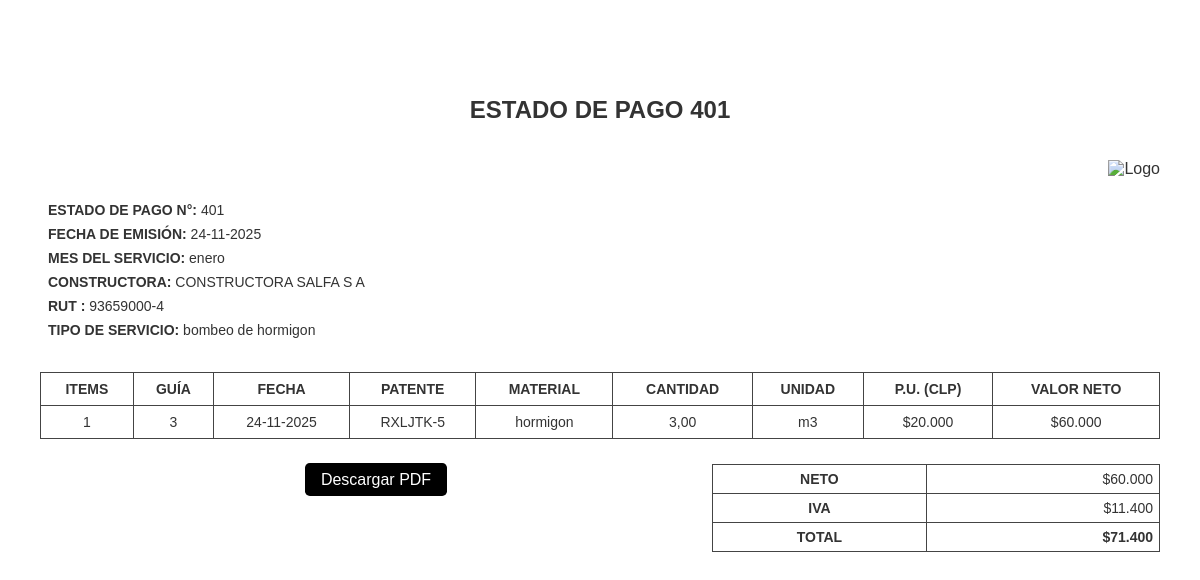
The app's page /estado-pago/mixnow/401/ (signed in) with its own data.
### app/models.py (models this page shows, shortened)
class EstadosdePago(models.Model):
    fecha_emision = models.DateField()
    mes_servicio = models.CharField(max_length=20)
    tipo_servicio = models.CharField(max_length=50)
    cliente = models.ForeignKey(Cliente, on_delete=models.CASCADE, null=True, blank=True)
    usar_uf = models.BooleanField(default=False)
    valor_uf = models.DecimalField(max_digits=10, decimal_places=2, null=True, blank=True)
    IVA = Decimal('0.19')
    def total_neto_edp(self):
        total = sum(item.valor_neto_por_item() for item in self.items.all())
        total = Decimal(str(total))
        if self.usar_uf and self.valor_uf:
            clp_total = total * Decimal(str(self.valor_uf))
            return clp_total.quantize(Decimal('1'), rounding=ROUND_DOWN)
        return total.quantize(Decimal('1'), rounding=ROUND_DOWN)
    def total_con_iva_edp(self):
        iva = Decimal(str(self.total_neto_edp())) * self.IVA
        return iva.quantize(Decimal('1'), rounding=ROUND_DOWN)
    def total_general_edp(self):
        total = Decimal(str(self.total_neto_edp())) + Decimal(str(self.total_con_iva_edp()))
        return total.quantize(Decimal('1'), rounding=ROUND_DOWN)

class Cliente(models.Model):
    Rut = models.CharField(max_length=12)
    cliente = models.CharField(max_length=100)
    telefono = models.CharField(validators=[telefono_validator], max_length=12, blank=True, null=True, default='')
    obra = models.CharField(max_length=50, blank=True, null=True, default='')
    persona_contacto = models.CharField(max_length=50)

class Itemepp(models.Model):
    estados_de_pago = models.ForeignKey(EstadosdePago, on_delete=models.CASCADE, related_name='items')
    guia = models.IntegerField()
    fecha_item = models.DateField()
    material = models.CharField(max_length=50)
    cantidad = models.DecimalField(max_digits=10, decimal_places=2)
    patente = models.CharField(max_length=20)
    unidad = models.CharField(max_length=10)
    precio_unitario = models.DecimalField(max_digits=10, decimal_places=2)
    def valor_neto_por_item(self):
        total = Decimal(str(self.precio_unitario)) * Decimal(str(self.cantidad))
        return total.quantize(Decimal('1'), rounding=ROUND_DOWN)

### app/views.py (the view)
# urls.py: path('estado-pago/mixnow/<int:estado_id>/', views.EstadoPagoMixNowView.as_view(), name='estado_pago_mixnow'),
@method_decorator(user_passes_test(lambda u: u.is_superuser), name='dispatch')
class EstadoPagoMixNowView(DetailView):
    model = EstadosdePago
    template_name = "clientes/estado_pago_mixnow.html"
    context_object_name = "estado"
    def get_object(self):
        estado_id = self.kwargs.get('estado_id')
        return EstadosdePago.objects.get(id=estado_id)
    def get_context_data(self, **kwargs):
        context = super().get_context_data(**kwargs)
        context['items'] = self.object.items.all()
        context['total_neto_edp'] = self.object.total_neto_edp()
        context['total_con_iva_edp'] = self.object.total_con_iva_edp()
        context['total_general_edp'] = self.object.total_general_edp()
        context['cliente'] = self.object.cliente
        return context

### app/templatetags/clp_filter.py (called while the page is built)
@register.filter
def clp(value):
    try:
        if value is None or value == '':
            return value
        try:
            val = Decimal(value)
        except InvalidOperation:
            val = Decimal(str(value))
        val_int = int(val.quantize(Decimal('1'), rounding=ROUND_DOWN))
        return f"{val_int:,}".replace(",", ".")
    except Exception:
        return value

### app/templates/clientes/estado_pago_mixnow.html (shortened to what this page needs)
<!DOCTYPE html>
<html lang="es">
<head>
</head>
<body>
{% load clp_filter %}
  <div style="text-align: center; margin-bottom: 20px;">
      <h2 style="margin: 0; margin-top: 6rem">ESTADO DE PAGO {{ estado.id }}</h2>
  </div>
  <div style="text-align: right; margin-bottom: 20px;">
      <img src="https://res.cloudinary.com/dbn15ujjz/image/upload/v1760025100/logomixnow_bwe9nj.png"
          alt="Logo"
          style="height: 4rem; margin-top: 1rem;">
  </div>
  <table class="header-table">
    <tr><td><b>ESTADO DE PAGO N°:</b> {{ estado.id }}</td></tr>
    <tr><td><b>FECHA DE EMISIÓN:</b> {{ estado.fecha_emision|date:"d-m-Y" }}</td></tr>
    <tr><td><b>MES DEL SERVICIO:</b> {{ estado.mes_servicio }}</td></tr>
    <tr><td><b>CONSTRUCTORA:</b> {{ cliente.cliente }}</td></tr>
    <tr><td><b>RUT :</b> {{ cliente.Rut }}</td></tr>
    <tr><td><b>TIPO DE SERVICIO:</b> {{ estado.tipo_servicio }}</td></tr>
  </table>
  <table>
    <thead>
      <tr>
        <th>ITEMS</th>
        <th>GUÍA</th>
        <th>FECHA</th>
        <th>PATENTE</th>
        <th>MATERIAL</th>
        <th>CANTIDAD</th>
        <th>UNIDAD</th>
  {% if estado.usar_uf %}
  <th>P.U. (UF)</th>
  <th>VALOR NETO (CLP)</th>
  {% else %}
  <th>P.U. (CLP)</th>
  <th>VALOR NETO</th>
  {% endif %}
      </tr>
    </thead>
    <tbody>
      {% for item in items %}
      <tr>
        <td>{{ forloop.counter }}</td>
        <td>{{ item.guia }}</td>
        <td>{{ item.fecha_item|date:"d-m-Y" }}</td>
        <td>{{ item.patente }}</td>
        <td>{{ item.material }}</td>
        <td>{{ item.cantidad }}</td>
        <td>{{ item.unidad }}</td>
        {% if estado.usar_uf %}
        <td>{{ item.precio_unitario }}</td>
        <td>${{ item.valor_neto_clp|clp }}</td>
        {% else %}
        <td>${{ item.precio_unitario|clp }}</td>
        <td>${{ item.valor_neto_por_item|clp }}</td>
        {% endif %}
      </tr>
      {% empty %}
      <tr><td colspan="9">No hay ítems registrados.</td></tr>
      {% endfor %}
    </tbody>
  </table>
  <table class="totales">
    <tr><td><b>NETO</b></td><td class="right">${{ total_neto_edp|clp}}</td></tr>
    <tr><td><b>IVA</b></td><td class="right">${{ total_con_iva_edp|clp}}</td></tr>
    <tr><td><b>TOTAL</b></td><td class="right"><b>${{ total_general_edp|clp}}</b></td></tr>
  </table>
  <div style="margin-top: 2rem; text-align: center;">
      <a href="{% url 'generar_pdf_edp' estado.id 'estado_pago_mixnow' %}"
          class="btn no-print"
          style="padding: 0.5rem 1rem; background-color: #000000ff; color: white; text-decoration: none; border-radius: 0.3rem;">
          Descargar PDF
      </a>
  </div>
</body>
</html>

### app/templates/clientes/estado_pago_mixnow.html (style rules this page uses)
body { font-family: Arial, sans-serif; margin: 40px; color: #333; }
h2 { text-align: center; margin-bottom: 20px; }
table { width: 100%; border-collapse: collapse; margin-bottom: 25px; }
th, td { border: 1px solid #444; padding: 8px; text-align: center; font-size: 14px; }
th { background-color: #ffffffff; }
.header-table { width: 100%; margin-bottom: 30px; }
.header-table td { border: none; text-align: left; padding: 4px 8px; }
.totales { width: 40%; float: right; border: 1px solid #444; }
.totales td { border: 1px solid #444; padding: 6px; }
.right { text-align: right; }

### records on screen
EstadosdePago: id "401", fecha_emision "24-11-2025", mes_servicio "enero", tipo_servicio "bombeo de hormigon"
Cliente: cliente "CONSTRUCTORA SALFA S A", Rut "93659000-4"
Itemepp: guia "3", fecha_item "24-11-2025", patente "RXLJTK-5", material "hormigon", cantidad "3,00", unidad "m3", precio_unitario|clp "20.000", valor_neto_por_item|clp "60.000"

### other values on screen
{{ total_neto_edp|clp }} "60.000"
{{ total_con_iva_edp|clp }} "11.400"
{{ total_general_edp|clp }} "71.400"
